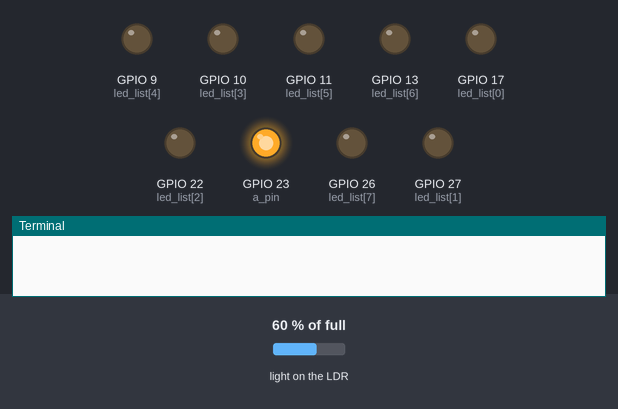
The program below on a simulated Raspberry Pi (BCM pin numbers). On the bench: output pins drawn as LEDs (lit = HIGH), the last lines printed to the terminal. Inputs (shaded band) come from the test bench; at power-on: light on the LDR 60 % of full. The capacitor on the light-sensor pin charges in 0.2 + 60·(1 − level)² ms; the clock reads 2024-03-15 10:24:30 at power-on unless the program sets it. At 2.0 s the program stops and its outputs stay as they are.

Above: at 0.4 s.
At 2.0 s:
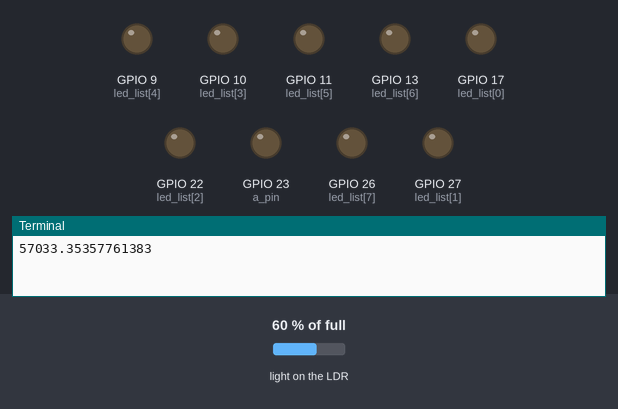
Timing chart, 0 to 3.5 s (numbered marks = the images above):
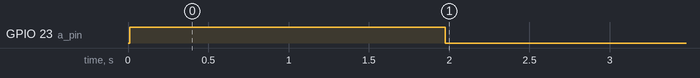

The program:

Thermistor_Read_RPi_GPIO.py
```python
# (licence header left out)
import time, math
import RPi.GPIO as GPIO

# Set GPIO pins to Broadcom numbering system
GPIO.setmode(GPIO.BCM)

# Define our constants
RUNNING = True
led_list = [17,27,22,10,9,11,13,26] # GPIO pins for LEDs
temp_low = 70 # Lowest temperature for LEDs (F)
temp_high = 86 # Highest temperature for LEDs (F)
a_pin = 23
b_pin = 24

# Set up our LED GPIO pins as outputs
for x in range(0,8):
    GPIO.setup(led_list[x], GPIO.OUT)
    GPIO.output(led_list[x], GPIO.LOW)

# Try to keep this value near 1 but adjust it until
# the temperature readings match a known thermometer
adjustment_value = 0.97

# Create a function to take an analog reading of the
# time taken to charge a capacitor after first discharging it
# Perform the procedure 100 times and take an average
# in order to minimize errors and then convert this
# reading to a resistance
def resistance_reading():
    total = 0
    for i in range(1, 100):
        # Discharge the 330nf capacitor
        GPIO.setup(a_pin, GPIO.IN)
        GPIO.setup(b_pin, GPIO.OUT)
        GPIO.output(b_pin, False)
        time.sleep(0.01)
        # Charge the capacitor until our GPIO pin
        # reads HIGH or approximately 1.65 volts
        GPIO.setup(b_pin, GPIO.IN)
        GPIO.setup(a_pin, GPIO.OUT)
        GPIO.output(a_pin, True)
        t1 = time.time()

        while not GPIO.input(b_pin):
            pass
        t2 = time.time()

        # Record the time taken and add to our total for
        # an eventual average calculation
        total = total + (t2 - t1) * 1000000

    # Average our time readings
    reading = total / 100

    # Convert our average time reading to a resistance
    resistance = reading * 6.05 - 939
    print(resistance)

try:
    resistance_reading()
except KeyboardInterrupt:
    print("\Quitting")

finally:
    GPIO.cleanup()
```
